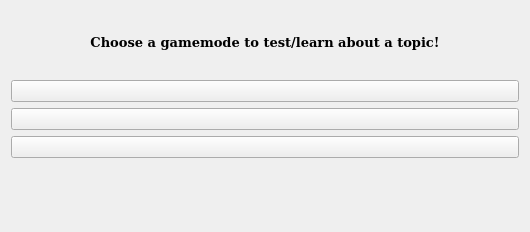
<?xml version="1.0" encoding="UTF-8"?>
<ui version="4.0">
 <class>homeWidget</class>
 <widget class="QWidget" name="homeWidget">
  <property name="geometry">
   <rect>
    <x>0</x>
    <y>0</y>
    <width>530</width>
    <height>232</height>
   </rect>
  </property>
  <property name="windowTitle">
   <string>Impollutionize</string>
  </property>
  <layout class="QVBoxLayout" name="verticalLayout_2">
   <item>
    <widget class="QLabel" name="label">
     <property name="sizePolicy">
      <sizepolicy hsizetype="Preferred" vsizetype="MinimumExpanding">
       <horstretch>0</horstretch>
       <verstretch>0</verstretch>
      </sizepolicy>
     </property>
     <property name="font">
      <font>
       <family>DejaVu Serif</family>
       <pointsize>10</pointsize>
       <bold>true</bold>
      </font>
     </property>
     <property name="text">
      <string>Choose a gamemode to test/learn about a topic!</string>
     </property>
     <property name="alignment">
      <set>Qt::AlignmentFlag::AlignCenter</set>
     </property>
    </widget>
   </item>
   <item>
    <widget class="QPushButton" name="waterButton">
     <property name="text">
      <string/>
     </property>
     <property name="icon">
      <iconset resource="resource.qrc">
       <normaloff>:/Images/water banner.png</normaloff>:/Images/water banner.png</iconset>
     </property>
     <property name="iconSize">
      <size>
       <width>500</width>
       <height>50</height>
      </size>
     </property>
    </widget>
   </item>
   <item>
    <widget class="QPushButton" name="airButton">
     <property name="text">
      <string/>
     </property>
     <property name="icon">
      <iconset resource="resource.qrc">
       <normaloff>:/Images/air banner.png</normaloff>:/Images/air banner.png</iconset>
     </property>
     <property name="iconSize">
      <size>
       <width>500</width>
       <height>50</height>
      </size>
     </property>
    </widget>
   </item>
   <item>
    <widget class="QPushButton" name="lightButton">
     <property name="text">
      <string/>
     </property>
     <property name="icon">
      <iconset resource="resource.qrc">
       <normaloff>:/Images/light banner.png</normaloff>:/Images/light banner.png</iconset>
     </property>
     <property name="iconSize">
      <size>
       <width>500</width>
       <height>50</height>
      </size>
     </property>
    </widget>
   </item>
   <item>
    <spacer name="verticalSpacer">
     <property name="orientation">
      <enum>Qt::Orientation::Vertical</enum>
     </property>
     <property name="sizeHint" stdset="0">
      <size>
       <width>20</width>
       <height>40</height>
      </size>
     </property>
    </spacer>
   </item>
  </layout>
 </widget>
 <resources>
  <include location="resource.qrc"/>
 </resources>
 <connections/>
</ui>
